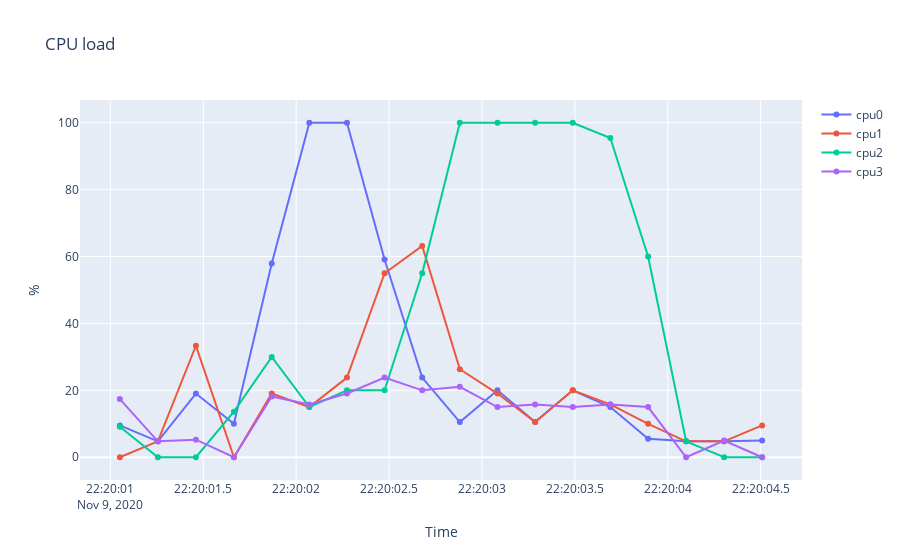

Notebook code cell kept with this figure:
### Code cell
log_file = './cpu.log'

with open(log_file) as fd:
    lines = fd.readlines()

load_headers = ['user', 'nice', 'sys', 'idle', 'iow', 'irq', 'sirq']
headers = load_headers + ['time_value']
cpu_load_dict = {}
    
cnt = 0
while cnt < len(lines) - 6:
    time = pd.to_datetime(lines[cnt])
    cnt+=2
    
    for i in range(4):
        cpu_num = f'cpu{i}'
        if cpu_num not in cpu_load_dict:
            cpu_load_dict[cpu_num] = dict(zip(headers, [list() for _ in headers]))
        
        splitted_line = lines[cnt].split()
        cpu_load_dict[cpu_num]['user'].append(int(splitted_line[1]))
        cpu_load_dict[cpu_num]['nice'].append(int(splitted_line[2]))
        cpu_load_dict[cpu_num]['sys'].append(int(splitted_line[3]))
        cpu_load_dict[cpu_num]['idle'].append(int(splitted_line[4]))
        cpu_load_dict[cpu_num]['iow'].append(int(splitted_line[5]))
        cpu_load_dict[cpu_num]['irq'].append(int(splitted_line[6]))
        cpu_load_dict[cpu_num]['sirq'].append(int(splitted_line[7]))
        cpu_load_dict[cpu_num]['time_value'].append(time)
        cnt+=1

df_dict = {}
for key, val in cpu_load_dict.items():
    per_cpu_df = pd.DataFrame(val)
    
    per_cpu_df[load_headers] = per_cpu_df[load_headers].diff()
    per_cpu_df.dropna(inplace=True)
    
    per_cpu_df['sum'] = per_cpu_df[load_headers].sum(axis=1)
    
    per_cpu_df[load_headers] = per_cpu_df[load_headers].div(per_cpu_df['sum'], axis=0).mul(100)
    
    per_cpu_df['load'] = per_cpu_df['idle'].mul(-1).add(100)
    
    per_cpu_df.drop('sum', axis=1, inplace=True)
    
    df_dict[key] = per_cpu_df


fig = go.Figure()
for cpu, val in cpu_load_dict.items():
    df = df_dict[cpu]
    fig.add_trace(go.Scatter(x=df['time_value'], y=df['load'], name=cpu))

fig.update_layout(
#     width=800,
#     height=800,
    title='CPU load',
    yaxis_title='%',
    xaxis_title='Time'
)

fig.show()

### Figure 1 — Plotly figure (JSON) as saved in the notebook; plotly's stock layout.template omitted (floating-point values rounded to 4 significant figures)
{"data": [{"name": "cpu0", "type": "scatter", "x": ["2020-11-09T22:20:01.051053", "2020-11-09T22:20:01.255674", "2020-11-09T22:20:01.460386", "2020-11-09T22:20:01.664942", "2020-11-09T22:20:01.868497", "2020-11-09T22:20:02.070885", "2020-11-09T22:20:02.273351", "2020-11-09T22:20:02.475738", "2020-11-09T22:20:02.678269", "2020-11-09T22:20:02.880776", "2020-11-09T22:20:03.083394", "2020-11-09T22:20:03.285908", "2020-11-09T22:20:03.488370", "2020-11-09T22:20:03.690839", "2020-11-09T22:20:03.894051", "2020-11-09T22:20:04.098554", "2020-11-09T22:20:04.303149", "2020-11-09T22:20:04.507796"], "y": [9.524, 4.762, 19.05, 10, 57.89, 100, 100, 59.09, 23.81, 10.53, 20, 10.53, 20, 15, 5.556, 4.762, 4.762, 5]}, {"name": "cpu1", "type": "scatter", "x": ["2020-11-09T22:20:01.051053", "2020-11-09T22:20:01.255674", "2020-11-09T22:20:01.460386", "2020-11-09T22:20:01.664942", "2020-11-09T22:20:01.868497", "2020-11-09T22:20:02.070885", "2020-11-09T22:20:02.273351", "2020-11-09T22:20:02.475738", "2020-11-09T22:20:02.678269", "2020-11-09T22:20:02.880776", "2020-11-09T22:20:03.083394", "2020-11-09T22:20:03.285908", "2020-11-09T22:20:03.488370", "2020-11-09T22:20:03.690839", "2020-11-09T22:20:03.894051", "2020-11-09T22:20:04.098554", "2020-11-09T22:20:04.303149", "2020-11-09T22:20:04.507796"], "y": [0, 4.762, 33.33, 0, 19.05, 15, 23.81, 55, 63.16, 26.32, 19.05, 10.53, 20, 15.79, 10, 4.762, 4.762, 9.524]}, {"name": "cpu2", "type": "scatter", "x": ["2020-11-09T22:20:01.051053", "2020-11-09T22:20:01.255674", "2020-11-09T22:20:01.460386", "2020-11-09T22:20:01.664942", "2020-11-09T22:20:01.868497", "2020-11-09T22:20:02.070885", "2020-11-09T22:20:02.273351", "2020-11-09T22:20:02.475738", "2020-11-09T22:20:02.678269", "2020-11-09T22:20:02.880776", "2020-11-09T22:20:03.083394", "2020-11-09T22:20:03.285908", "2020-11-09T22:20:03.488370", "2020-11-09T22:20:03.690839", "2020-11-09T22:20:03.894051", "2020-11-09T22:20:04.098554", "2020-11-09T22:20:04.303149", "2020-11-09T22:20:04.507796"], "y": [9.091, 0, 0, 13.64, 30, 15, 20, 20, 55, 100, 100, 100, 100, 95.45, 60, 4.762, 0, 0]}, {"name": "cpu3", "type": "scatter", "x": ["2020-11-09T22:20:01.051053", "2020-11-09T22:20:01.255674", "2020-11-09T22:20:01.460386", "2020-11-09T22:20:01.664942", "2020-11-09T22:20:01.868497", "2020-11-09T22:20:02.070885", "2020-11-09T22:20:02.273351", "2020-11-09T22:20:02.475738", "2020-11-09T22:20:02.678269", "2020-11-09T22:20:02.880776", "2020-11-09T22:20:03.083394", "2020-11-09T22:20:03.285908", "2020-11-09T22:20:03.488370", "2020-11-09T22:20:03.690839", "2020-11-09T22:20:03.894051", "2020-11-09T22:20:04.098554", "2020-11-09T22:20:04.303149", "2020-11-09T22:20:04.507796"], "y": [17.39, 4.762, 5.263, 0, 18.18, 15.79, 19.05, 23.81, 20, 21.05, 15, 15.79, 15, 15.79, 15, 0, 5, 0]}], "layout": {"title": {"text": "CPU load"}, "xaxis": {"title": {"text": "Time"}}, "yaxis": {"title": {"text": "%"}}}}
